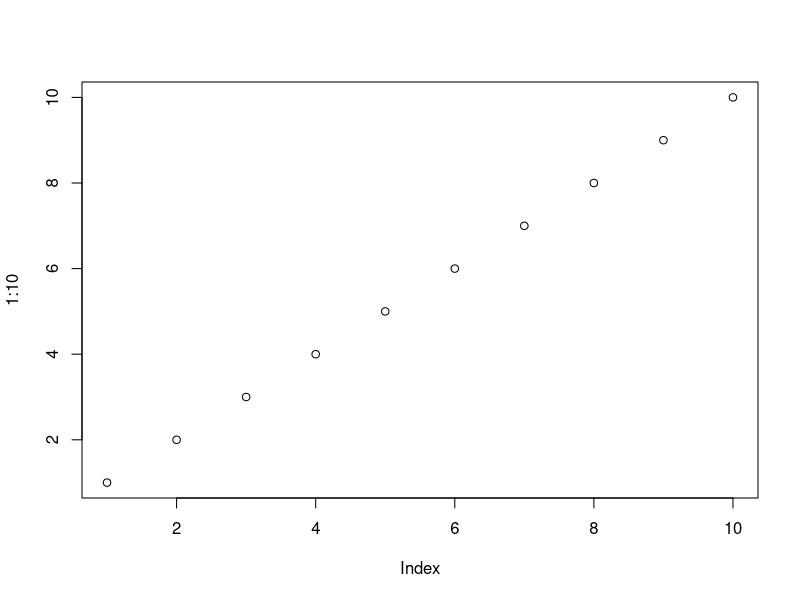
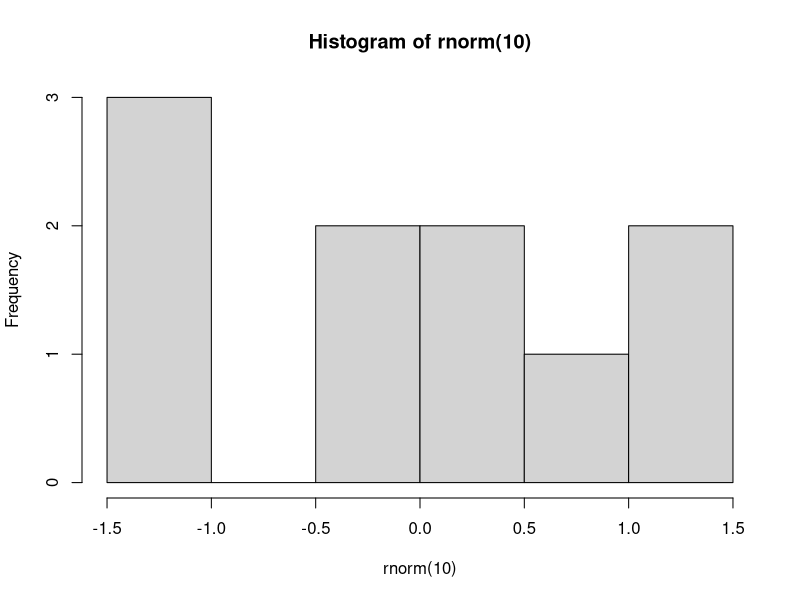
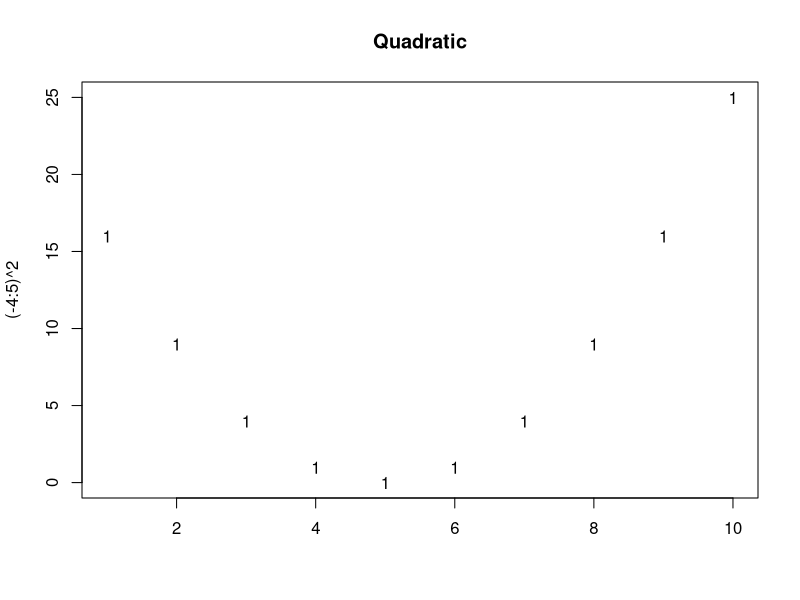
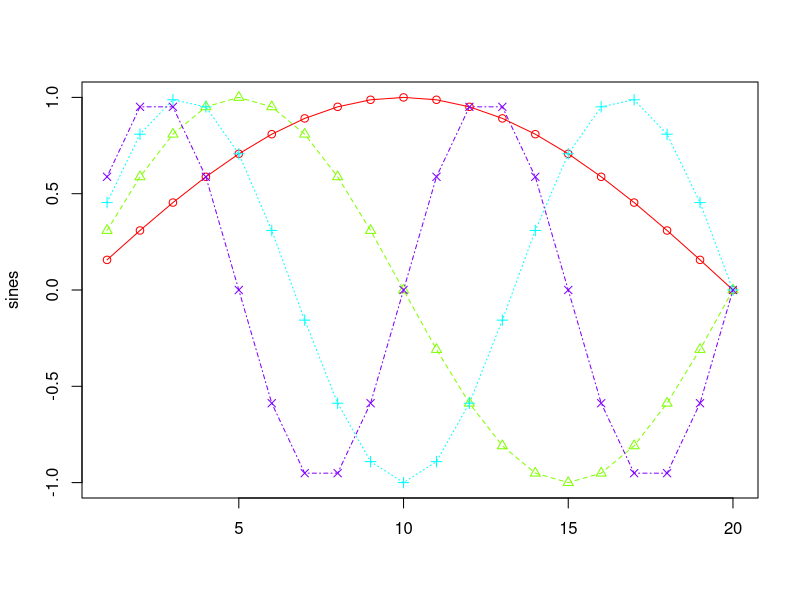
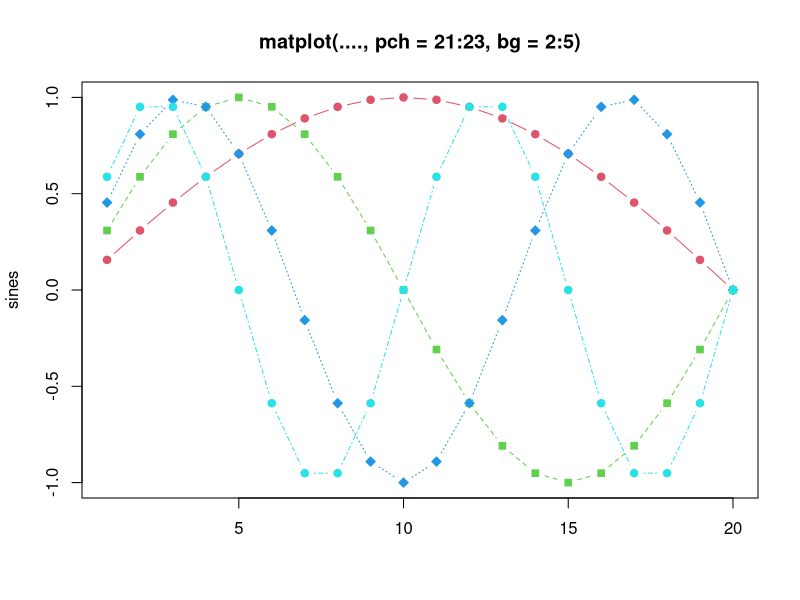
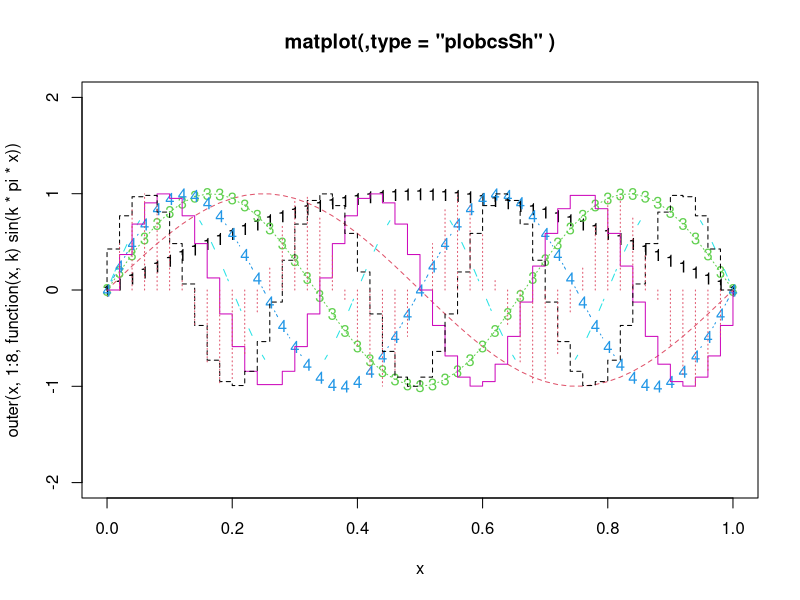
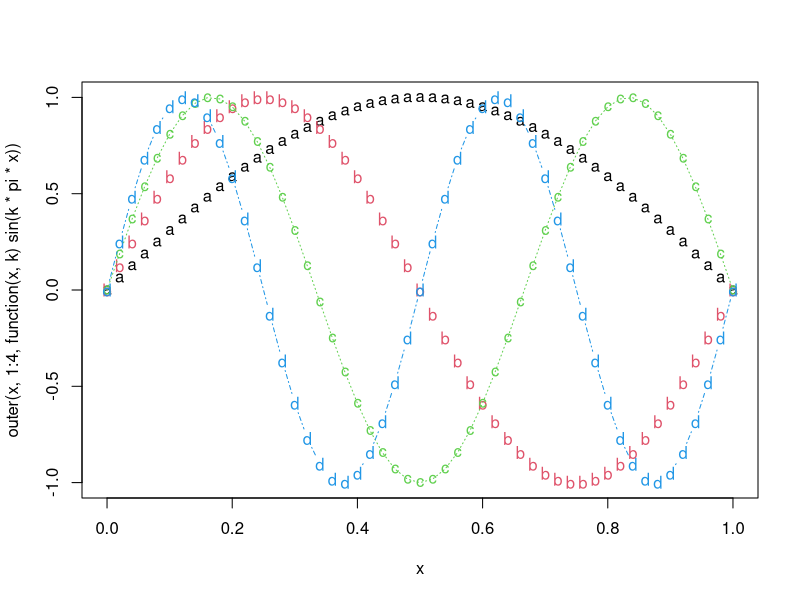
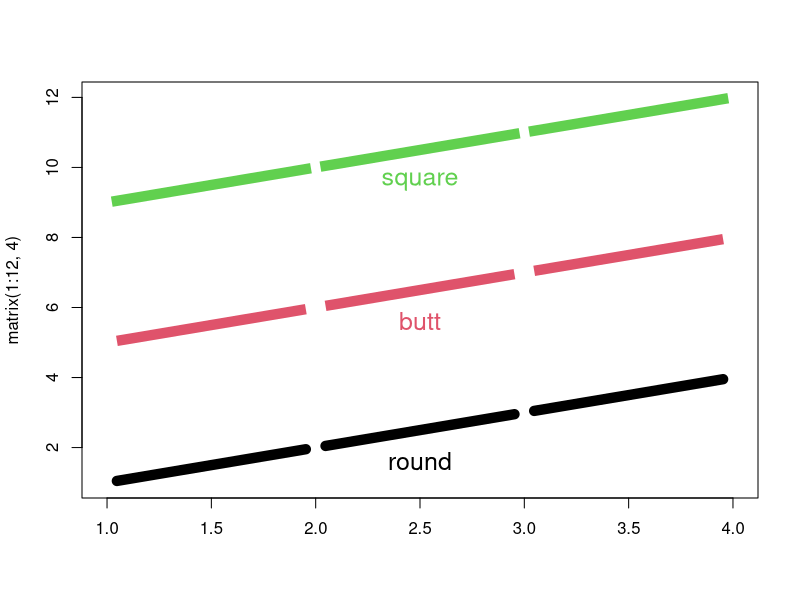

Source code (R) for these figures, in order:
#Explorando o 01-RStudio.R

# Nome dos Contributors
contributors()

# lincença
sessionInfo()

# Imprimir na tela
print('R - Uma das principais ferramentas do Cientista de Dados')

# Criar gráficos
plot(1:10)
hist(rnorm(10)) # rnorm > cria uma distribuiçâo normal

# instalar pacotes
install.packages('randomForest')
install.packages('ggplot2')

# carregar o pacote
library(ggplot2)

# decarregar o pacote
detach(package:ggplot2)

# Se souber o nome da função
help(mean)
?mean

# Se não souber o nome da função
help.search('randomForest')
help.search('matplot')
??matplot
RSiteSearch('matplot')
example('matplot')


